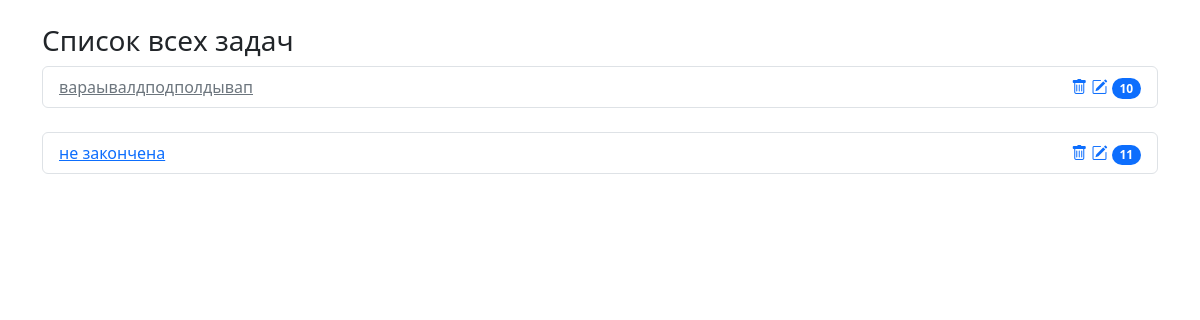
Before: / with the older database file.
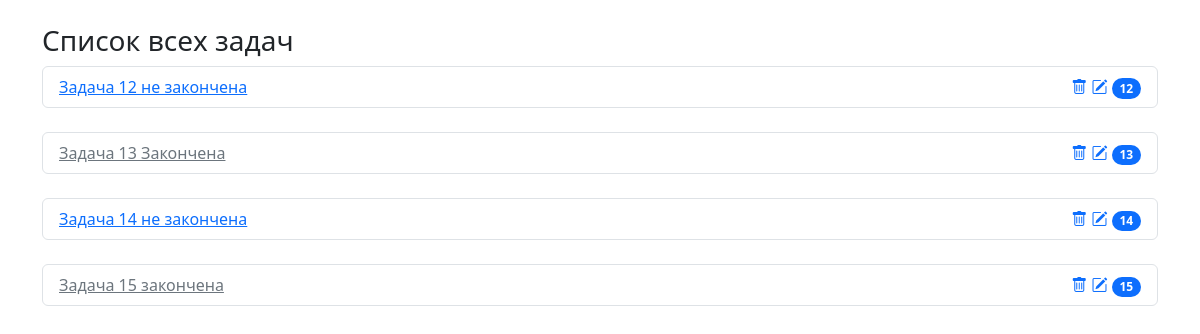
After: the same page with the newer database file.
### mod3hw1/models.py (models this page shows, shortened)
class Tasks(models.Model):
    name = models.TextField(
        blank=False, null=False, help_text="название задания"
    )  # null is purely database-related, whereas blank is validation-related
    done = models.BooleanField(blank=False, null=False, help_text="сделано")
    created = models.DateTimeField(
        blank=False, null=False, auto_now=True, help_text="дата и время создания"
    )
    complited = models.DateTimeField(
        blank=True, null=True, help_text="дата и время завершения"
    )
    class Meta:
        verbose_name_plural = "Tasks"

### mod3hw1/views.py (the view)
# urls.py: path("", AllTasksListView.as_view(), name="all-tasks"),
class AllTasksListView(ListView):
    model = Tasks
    context_object_name = "tasks"
    template_name = "all_tasks.html"

### mod3hw1/templates/all_tasks.html
{% extends 'base.html' %}
{% block content %}
    <h3>Список всех задач</h3>
    {% for task in tasks %}
        <div class="tasks mb-4">
            <div class="tasks-body">
                <ul class="list-group">
                  <li class="list-group-item d-flex justify-content-between align-items-center">
                    <a href="{% url 'task-detail' task.id %}" class="{% if task.done%}text-secondary{%endif%}">{{ task.name }}</a>
					 <div  class="task-controls">
						<a href="{%url 'task-delete' task.id %}"><i class="bi bi-trash"></i></a>
						<a href="{%url 'task-update' task.id %}"><i class="bi bi-pencil-square"></i></a>
                        <span class="badge bg-primary rounded-pill">{{ task.pk }}</span>
					 </div>
                  </li>
                </ul>
            </div>
        </div>
    {% endfor %}
{% endblock content %}

### mod3hw1/templates/base.html (shortened to what this page needs)
<!doctype html>
<html lang="en">
<head>
    <link href="https://cdn.jsdelivr.net/npm/bootstrap@5.3.0-alpha1/dist/css/bootstrap.min.css" rel="stylesheet"
>
    <link rel="stylesheet" href="https://cdn.jsdelivr.net/npm/bootstrap-icons@1.5.0/font/bootstrap-icons.css">
</head>
<body class="container mt-4">
{% block content %}
{% endblock content %}
</body>
</html>

Changed rows visible on the page:
removed Tasks: name "вараывалдподполдывап", pk "10", done True (drawn)
removed Tasks: name "не закончена", pk "11", done False (drawn)
added Tasks: name "Задача 12 не закончена", pk "12", done False (drawn)
added Tasks: name "Задача 13 Закончена", pk "13", done True (drawn)
added Tasks: name "Задача 14 не закончена", pk "14", done False (drawn)
added Tasks: name "Задача 15 закончена", pk "15", done True (drawn)
